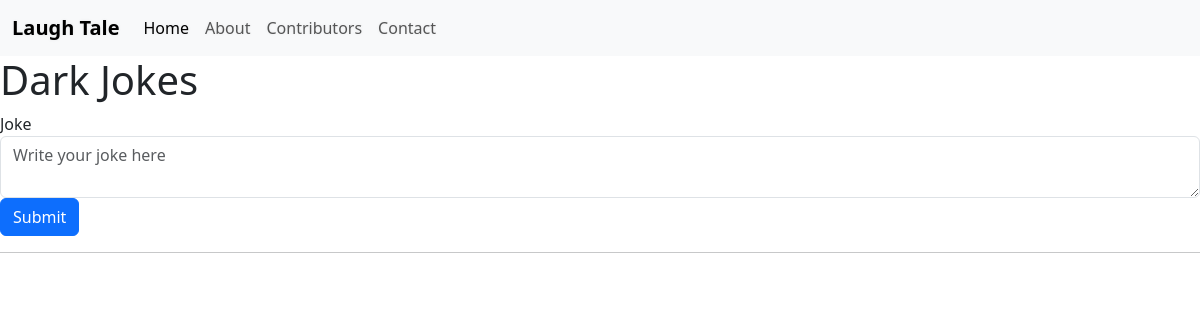
The app's page /dark_jokes, older data.
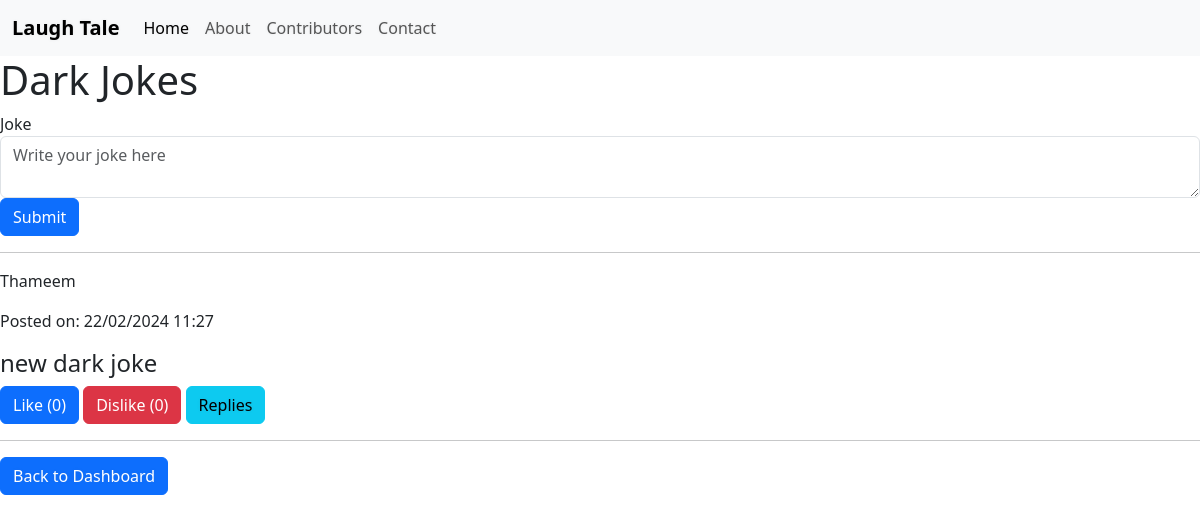
The same page, newer data.
### app.py (models this page shows)
class DarkJoke(db.Model):
    id = db.Column(db.Integer, primary_key=True)
    user_id = db.Column(db.Integer, db.ForeignKey('user.id'), nullable=False)
    date = db.Column(db.DateTime, nullable=False, default=datetime.utcnow)
    joke = db.Column(db.Text, nullable=False)
    likes = db.Column(db.Integer, default=0)  # Add likes attribute here
    dislikes = db.Column(db.Integer, default=0)  # Add dislikes attribute here
    user = db.relationship('User', backref='jokes')

class User(db.Model, UserMixin):
    id = db.Column(db.Integer, primary_key=True)
    username = db.Column(db.String(20), nullable=False, unique=True)
    email = db.Column(db.String(120), nullable=False, unique=True)
    password = db.Column(db.String(80), nullable=False)

### app.py (the view)
@app.route('/dark_jokes', methods=['GET', 'POST'])
def dark_jokes():
    form = DarkJokeForm()
    if form.validate_on_submit():
        new_joke = DarkJoke(user=current_user, joke=form.joke.data)
        db.session.add(new_joke)
        db.session.commit()
        return redirect(url_for('dark_jokes'))
    jokes = DarkJoke.query.all()
    return render_template('dark_jokes.html', form=form, jokes=jokes)

### app.py
class DarkJokeForm(FlaskForm):
    joke = TextAreaField('Joke', validators=[InputRequired()])
    submit = SubmitField('Submit')

### templates/dark_jokes.html (shortened to what this page needs)
{% extends 'layout.html' %} {% block title %} Dark Jokes {% endblock title %} {%
block body %}
<h1>Dark Jokes</h1>
<form method="POST" action="">
  {{ form.hidden_tag() }} {{ form.joke.label }} {{
  form.joke(class="form-control", placeholder="Write your joke here") }} {{
  form.submit(class="btn btn-primary") }}
</form>
<hr />
{% for joke in jokes %}
<div>
  <p>{{ joke.user.username }}</p>
  <p>Posted on: {{ joke.date.strftime('%d/%m/%Y %H:%M') }}</p>
  <h4>{{ joke.joke }}</h4>
  <form
    action="{{ url_for('like_joke', joke_id=joke.id) }}"
    method="post"
    style="display: inline"
  >
    <button type="submit" class="btn btn-primary">
      Like ({{ joke.likes }})
    </button>
  </form>
  <form
    action="{{ url_for('dislike_joke', joke_id=joke.id) }}"
    method="post"
    style="display: inline"
  >
    <button type="submit" class="btn btn-danger">
      Dislike ({{ joke.dislikes }})
    </button>
  </form>
  <a
    href="{{ url_for('reply_dark_joke', joke_id=joke.id) }}"
    class="btn btn-info"
  >
    Replies
  </a>
  <hr />
</div>
<a href="{{ url_for('dashboard') }}" class="btn btn-primary"
  >Back to Dashboard</a
>
{% endfor %} {% endblock body %}

Row changes from the older to the newer data that the page shows:
added DarkJoke: user.username "Thameem", date "22/02/2024 11:27", joke "new dark joke", likes "0", dislikes "0"
